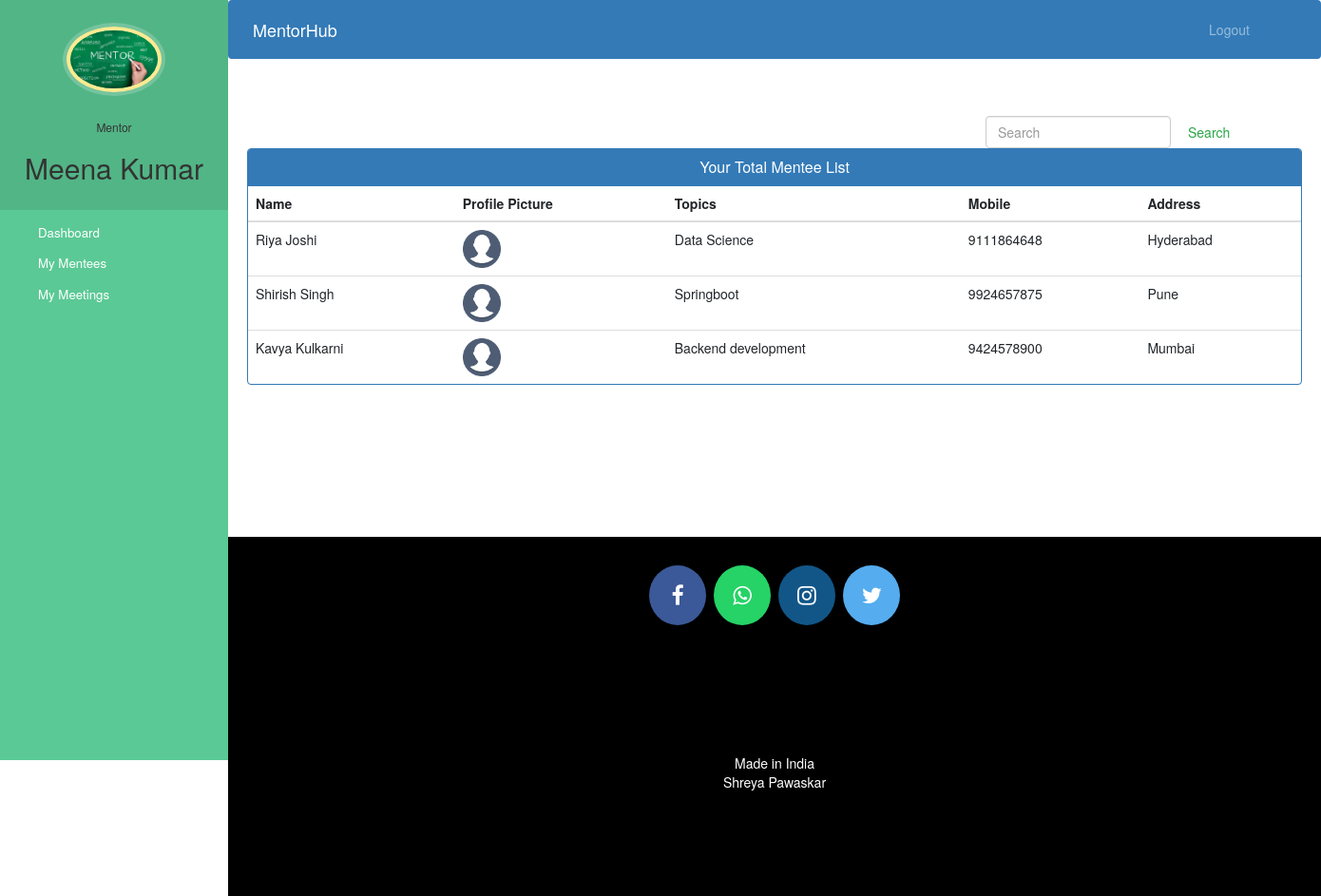
/mentor-view-mentee (signed in), run on the app's committed database.
### mentorship/models.py (models this page shows, shortened)
class Mentor(models.Model):
    user=models.OneToOneField(User,on_delete=models.CASCADE)
    profile_pic= models.ImageField(upload_to='profile_pic/MentorProfilePic/',null=True,blank=True)
    address = models.CharField(max_length=40)
    mobile = models.CharField(max_length=20,null=True)
    domain= models.CharField(max_length=50,choices=domains,default='Data Science')
    status=models.BooleanField(default=False)

class Mentee(models.Model):
    user=models.OneToOneField(User,on_delete=models.CASCADE)
    profile_pic= models.ImageField(upload_to='profile_pic/MenteeProfilePic/',null=True,blank=True)
    address = models.CharField(max_length=40)
    mobile = models.CharField(max_length=20,null=False)
    interests = models.CharField(max_length=100,null=False)
    assignedMentorId = models.PositiveIntegerField(null=True)
    admitDate=models.DateField(auto_now=True)
    status=models.BooleanField(default=False)
    @property
    def get_name(self):
        return self.user.first_name+" "+self.user.last_name

### mentorship/views.py (the view)
# urls.py: path('mentor-view-mentee', views.mentor_view_mentee_view,name='mentor-view-mentee'),
@login_required(login_url='mentorlogin')
@user_passes_test(is_mentor)
def mentor_view_mentee_view(request):
    mentees=models.Mentee.objects.all().filter(status=True,assignedMentorId=request.user.id)
    mentor=models.Mentor.objects.get(user_id=request.user.id) #for profile picture of mentor in sidebar
    return render(request,'mentorship/mentor_view_mentee.html',{'mentees':mentees,'mentor':mentor})

### mentorship/views.py (called while the page is built)
def is_mentor(user):
    return user.groups.filter(name='DOCTOR').exists()

### templates/mentorship/mentor_view_mentee.html (shortened to what this page needs)
{% extends 'mentorship/mentor_base.html' %}
{% block content %}
{%load static%}
<head>
  <link href="//netdna.bootstrapcdn.com/bootstrap/3.0.0/css/bootstrap.min.css" rel="stylesheet" id="bootstrap-css">
</head>
<div class="container">
    <form  action="/search" method="get" style="margin-left:70%;" class="form-inline my-2 my-lg-0">
      <input class="form-control mr-sm-2" type="search" placeholder="Search" name="query" id="query" aria-label="Search">
      <button class="btn btn-outline-success my-2 my-sm-0" type="submit">Search</button>
    </form>
  {% if mentees %}
  <div class="panel panel-primary">
    <div class="panel-heading">
      <h6 class="panel-title">Your Total Mentee List</h6>
    </div>
    <table class="table table-hover" id="dev-table">
      <thead>
        <tr>
          <th>Name</th>
          <th>Profile Picture</th>
          <th>Topics</th>
          <th>Mobile</th>
          <th>Address</th>
        </tr>
      </thead>
      {% for p in mentees %}
      <tr>
        <td> {{p.get_name}}</td>
        <td> <img src="{% static p.profile_pic.url %}" alt="Profile Pic" height="40px" width="40px" /></td>
        <td>{{p.interests}}</td>
        <td>{{p.mobile}}</td>
        <td>{{p.address}}</td>
      </tr>
      {% endfor %}
    </table>
  </div>
  {%else%}
  <br><br><br>
  <h4 style="text-align: center;color: red;">No Mentee Found !!!</h4>
  {% endif %}
</div>
{% endblock content %}

### templates/mentorship/mentor_base.html (shortened to what this page needs)
<!DOCTYPE html>
{% load static %}
<html lang="en">
<head>
  <link rel="stylesheet" href="https://stackpath.bootstrapcdn.com/bootstrap/4.3.1/css/bootstrap.min.css">
  <link rel="stylesheet" href="https://maxcdn.bootstrapcdn.com/font-awesome/4.7.0/css/font-awesome.min.css">
</head>
<body>
  <nav class="menu" tabindex="0">
    <header class="avatar">
      <img src="{% static mentor.profile_pic.url %}" alt="Profile Pic" />
      <br><br>
      <h6>Mentor</h6>
      <h2>{{request.user.first_name}} {{request.user.last_name}}</h2>
    </header>
    <ul>
      <li tabindex="0" class="icon-dashboard"> <a style="color:white; text-decoration:none;" href="/mentor-dashboard"><span>Dashboard</span></a> </li>
      <li tabindex="0" class="icon-users"> <a style="color:white; text-decoration:none;" href="/mentor-mentee"><span>My Mentees</span></a></li>
      <li tabindex="0" class="icon-calendar"> <a style="color:white; text-decoration:none;" href="/mentor-appointment"><span>My Meetings</span></a></li>
    </ul>
  </nav>
  <main>
    <div class="bs-example">
      <nav class="navbar navbar-expand-md  navbar-dark fixed-top" style="background:#337AB7;">
        <a href="/mentor-dashboard" class="navbar-brand">MentorHub</a>
        <div class="collapse navbar-collapse justify-content-between" id="navbarCollapse">
          <div class="navbar-nav" style=" margin-left: 90%;">
            <a href="/logout" class="nav-item nav-link">Logout</a>
          </div>
        </div>
      </nav>
    </div>
    <br><br>
    {% block content %}
    {% endblock content %}
    <br><br><br><br><br><br><br>
    <footer>
      <p>
        <a id="ftr" href="" class="fa fa-facebook"></a>
        <a id="ftr" href="" class="fa fa-whatsapp"></a>
        <a id="ftr" href="" class="fa fa-instagram"></a>
        <a id="ftr" href="" class="fa fa-twitter"></a>
      </p>
      <br>
      <div class="container">
        <div class="row">
          <div class="col-md-12 col-sm-12">
            <div style="color:#ffffff;" class="wow fadeInUp footer-copyright">
              <p>Made in India <br>
                Shreya Pawaskar</p>
            </div>
          </div>
        </div>
      </div>
    </footer>
  </main>
</body>
</html>

### templates/mentorship/mentor_base.html (style rules this page uses)
a:link { text-decoration: none; }
a { color: white; }
footer { padding: 0px 0px 0px 0px; background-color: black; margin: 0px; }
#ftr { padding: 20px; }
.fa { font-size: 23px; width: 60px; text-align: center; text-decoration: none; margin: 5px 2px; border-radius: 50%; }
.fa-facebook { background: #3B5998; color: white; margin-top: 30px; }
.fa-whatsapp { background: #25d366; color: white; }
.fa-twitter { background: #55ACEE; color: white; }
.fa-instagram { background: #125688; color: white; }
p { text-align: center; }
body { padding-left: 240px; }
main { position: relative; height: 100vh; }
.menu { background: #5bc995; height: 100vh; width: 240px; position: fixed; top: 0px; left: 0; z-index: 5; outline: none; }
.menu .avatar { background: rgba(0, 0, 0, 0.1); padding: 2em 0.5em; text-align: center; }
.menu .avatar img { width: 100px; border-radius: 50%; overflow: hidden; border: 4px solid #ffea92; box-shadow: 0 0 0 4px rgba(255, 255, 255, 0.2); }
.menu .avatar h2 { font-weight: normal; margin-bottom: 0; }
.menu ul { list-style: none; padding: 0.5em 0; margin: 0; }
.menu ul li { padding: 0.5em 1em 0.5em 3em; font-size: 0.95em; font-weight: regular; background-repeat: no-repeat; background-position: left 15px center; background-size: auto 20px; transition: all 0.15s linear; cursor: pointer; }
.menu ul li.icon-dashboard { background-image: url("https://cdn-icons-png.flaticon.com/512/26/26284.png"); }
.menu ul li.icon-users { background-image: url("https://cdn-icons-png.flaticon.com/512/26/26284.png"); }
.menu ul li.icon-calendar { background-image: url("https://cdn-icons-png.flaticon.com/512/26/26284.png"); }

### templates/mentorship/mentor_view_mentee.html (style rules this page uses)
a:link { text-decoration: none; }
h6 { text-align: center; }
.row { margin: 100px; }

### data on the page
Mentor: profile_pic (picture)
Mentee: get_name "Riya Joshi", profile_pic (placeholder picture), interests "Data Science", mobile "9111864648", address "Hyderabad"
Mentee: get_name "Shirish Singh", profile_pic (placeholder picture), interests "Springboot", mobile "9924657875", address "Pune"
Mentee: get_name "Kavya Kulkarni", profile_pic (placeholder picture), interests "Backend development", mobile "9424578900", address "Mumbai"

### other printed values
{{ request.user.first_name }} "Meena"
{{ request.user.last_name }} "Kumar"
